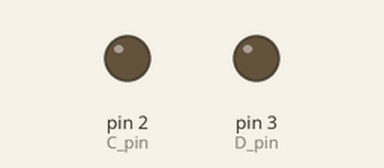
Bench run of a sketch on a simulated Arduino Uno, built with avr-gcc and run on an emulated ATmega328P. Shown: output pins drawn as LEDs (lit = HIGH). What the sketch prints to the serial monitor is not drawn.

Above: at 0.7 s.
At 8.7 s:
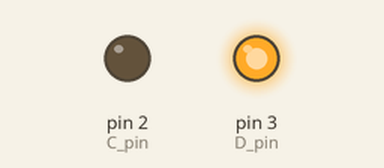
Timing chart, 0 to 10.2 s (numbered marks = the images above):
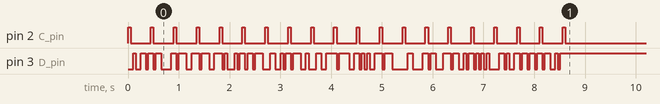

The sketch:

comm_trans_test1.ino
```cpp
const int D_pin = 3;  //data pin
const int C_pin = 2;   //clock pin
const char text[] = "MassEnergySpaceTime";  //out data
const int sec = 50;  //just a time constant
void setup(){
  pinMode(D_pin, OUTPUT);
  pinMode(C_pin, OUTPUT);
  Serial.begin(9600);

  digitalWrite(C_pin, HIGH);
  delay(sec);  //clock pulse
  digitalWrite(C_pin, LOW);

  for(int byte_idx=0;byte_idx<strlen(text);byte_idx++){  //going through each charecter from data
      byte let = text[byte_idx];  //equating each charecter as byte for bit operations
      for(int bit_idx=0;bit_idx<8;bit_idx++){  //going through each bit
        bool let_bit = (let & (0x80 >> bit_idx));
        digitalWrite(D_pin, let_bit);
        Serial.print(let_bit);
        delay(sec);
      }
      Serial.println(" ");
      digitalWrite(C_pin, HIGH);
      delay(sec);  //clock pulse
      digitalWrite(C_pin, LOW);
   }
}
void loop(){

}
```
